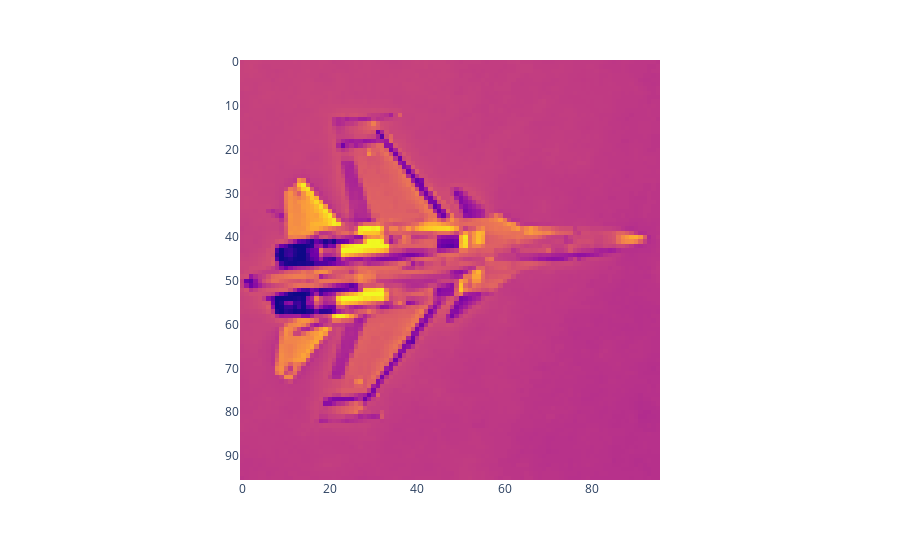

This figure's notebook cell:
### Code cell
def pick_random_image(root_dir: str, category: str) -> str:
    # Construct the category path
    cat_path = os.path.join(root_dir, category)
    
    if not os.path.exists(cat_path):
        raise ValueError(f"Category folder not found: {cat_path}")
    
    # List valid image files in the category
    img_files = [file for file in os.listdir(cat_path) if file.endswith((".png", ".jpg", ".img"))]
    
    if not img_files:
        raise ValueError(f"No image files found in {root_dir}")
    
    # Select a random image
    rand_img = pick(img_files)
    
    return os.path.join(cat_path, "airplane_train_298.png") # We change to a specific image of fighter plane  by desire


# Testing the function with a random image from the "airplane" category
test_img_path = pick_random_image(training_dir, "airplane")
show_image(load_image(test_img_path))

### Figure 1 — Plotly figure (JSON) as saved in the notebook; plotly's stock layout.template omitted (floating-point values rounded to 4 significant figures; data arrays with more than 128 entries replaced by an {"elided": "..."} marker saying what was removed)
{"data": [{"coloraxis": "coloraxis", "hovertemplate": "x: %{x}<br>y: %{y}<br>color: %{z}<extra></extra>", "name": "0", "type": "heatmap", "xaxis": "x", "yaxis": "y", "z": {"elided": "96x96 int values"}}], "layout": {"coloraxis": {"colorscale": [[0, "#0d0887"], [0.1111, "#46039f"], [0.2222, "#7201a8"], [0.3333, "#9c179e"], [0.4444, "#bd3786"], [0.5556, "#d8576b"], [0.6667, "#ed7953"], [0.7778, "#fb9f3a"], [0.8889, "#fdca26"], [1, "#f0f921"]], "showscale": false}, "margin": {"t": 60}, "title": {}, "xaxis": {"anchor": "y", "constrain": "domain", "domain": [0, 1], "scaleanchor": "y"}, "yaxis": {"anchor": "x", "autorange": "reversed", "constrain": "domain", "domain": [0, 1]}}}
